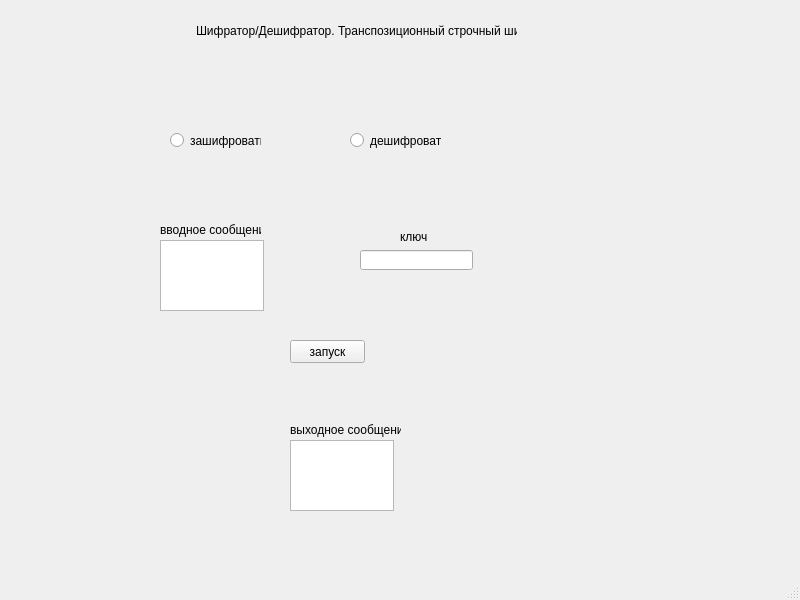
<?xml version="1.0" encoding="UTF-8"?>
<ui version="4.0">
 <class>MainWindow</class>
 <widget class="QMainWindow" name="MainWindow">
  <property name="geometry">
   <rect>
    <x>0</x>
    <y>0</y>
    <width>800</width>
    <height>600</height>
   </rect>
  </property>
  <property name="windowTitle">
   <string>MainWindow</string>
  </property>
  <widget class="QWidget" name="centralwidget">
   <widget class="QTextEdit" name="textEdit">
    <property name="geometry">
     <rect>
      <x>160</x>
      <y>240</y>
      <width>104</width>
      <height>71</height>
     </rect>
    </property>
   </widget>
   <widget class="QLineEdit" name="keyEdit">
    <property name="geometry">
     <rect>
      <x>360</x>
      <y>250</y>
      <width>113</width>
      <height>20</height>
     </rect>
    </property>
   </widget>
   <widget class="QPushButton" name="processButton">
    <property name="geometry">
     <rect>
      <x>290</x>
      <y>340</y>
      <width>75</width>
      <height>23</height>
     </rect>
    </property>
    <property name="text">
     <string>запуск</string>
    </property>
   </widget>
   <widget class="QRadioButton" name="encryptButton">
    <property name="geometry">
     <rect>
      <x>170</x>
      <y>130</y>
      <width>91</width>
      <height>21</height>
     </rect>
    </property>
    <property name="text">
     <string>зашифровать</string>
    </property>
   </widget>
   <widget class="QRadioButton" name="decryptButton">
    <property name="geometry">
     <rect>
      <x>350</x>
      <y>130</y>
      <width>91</width>
      <height>21</height>
     </rect>
    </property>
    <property name="text">
     <string>дешифровать</string>
    </property>
   </widget>
   <widget class="QTextEdit" name="resultEdit">
    <property name="geometry">
     <rect>
      <x>290</x>
      <y>440</y>
      <width>104</width>
      <height>71</height>
     </rect>
    </property>
   </widget>
   <widget class="QLabel" name="label">
    <property name="geometry">
     <rect>
      <x>196</x>
      <y>0</y>
      <width>321</width>
      <height>61</height>
     </rect>
    </property>
    <property name="text">
     <string>Шифратор/Дешифратор. Транспозиционный строчный шифр</string>
    </property>
   </widget>
   <widget class="QLabel" name="label_2">
    <property name="geometry">
     <rect>
      <x>160</x>
      <y>220</y>
      <width>101</width>
      <height>20</height>
     </rect>
    </property>
    <property name="text">
     <string>вводное сообщение</string>
    </property>
   </widget>
   <widget class="QLabel" name="label_3">
    <property name="geometry">
     <rect>
      <x>290</x>
      <y>420</y>
      <width>111</width>
      <height>20</height>
     </rect>
    </property>
    <property name="text">
     <string>выходное сообщение</string>
    </property>
   </widget>
   <widget class="QLabel" name="label_4">
    <property name="geometry">
     <rect>
      <x>400</x>
      <y>230</y>
      <width>47</width>
      <height>13</height>
     </rect>
    </property>
    <property name="text">
     <string>ключ</string>
    </property>
   </widget>
  </widget>
  <widget class="QMenuBar" name="menubar">
   <property name="geometry">
    <rect>
     <x>0</x>
     <y>0</y>
     <width>800</width>
     <height>21</height>
    </rect>
   </property>
  </widget>
  <widget class="QStatusBar" name="statusbar"/>
 </widget>
 <resources/>
 <connections/>
</ui>
